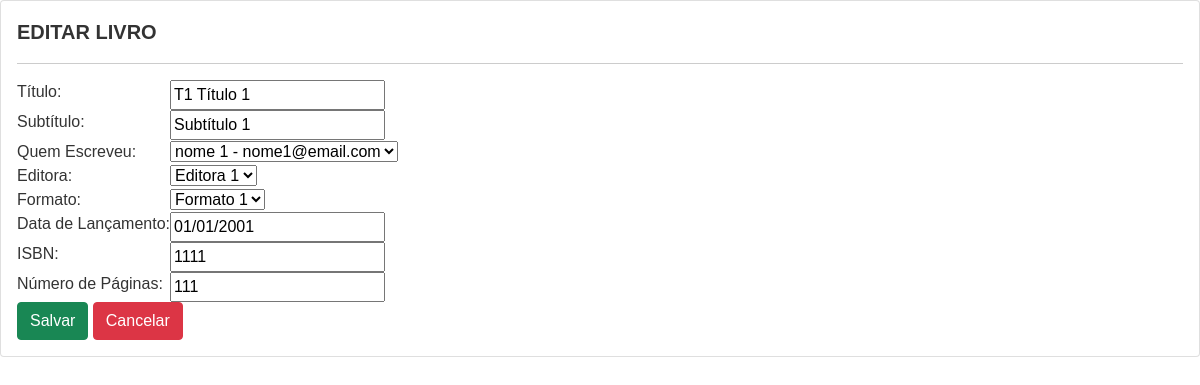
The page /livro/edit/1 on the database its author committed.
### portal6/models.py (models this page shows)
class Livro(models.Model):
    titulo = models.CharField('Título', max_length=255)
    subtitulo = models.CharField('Subtítulo', max_length=255, blank=True, null=True)
    autor = models.ForeignKey(Autor, on_delete=models.CASCADE, verbose_name='Quem Escreveu') #--> augustão nome do campo
    editora = models.ForeignKey(Editora, on_delete=models.CASCADE)
    formato = models.ForeignKey(Formato, on_delete=models.SET_NULL, null=True)
    data_lancamento = models.DateField('Data de Lançamento')
    isbn = models.CharField('ISBN', max_length=255)
    numero_paginas = models.PositiveIntegerField('Número de Páginas')

### portal6/views.py (the view)
# urls.py: path('livro/edit/<int:livro_pk>', views.livro_edit, name='livro_edit'),
def livro_edit(request, livro_pk):
    livro = Livro.objects.get(pk=livro_pk)
    form = LivroForm(request.POST or None, instance=livro)
    if request.POST:
        if form.is_valid():
            form.save()
            return redirect('livro')
    context = {
        'form': form
    }
    return render(request, 'livro_edit.html', context)

### portal6/forms.py
class LivroForm(forms.ModelForm):
    class Meta:
        model = Livro
        exclude = ()
    def __init__(self, *args, **kwargs):
        super().__init__(*args, **kwargs)
        self.fields['titulo'].widget.attrs.update({'autofocus': True})  # --> augustão autofocus

### portal6/models.py (called while the page is built)
    def __str__(self):
        return self.nome + ' - ' + self.email

    def __str__(self):
        return self.nome

    def __str__(self):
        return self.nome

### portal6/templates/portal6/livro_edit.html (shortened to what this page needs)
{% extends 'base.html' %}
{% block content %}
    <div class="card">
      <div class="card-body">
        <h4>EDITAR LIVRO</h4>
        <hr>
        <form method="post">
            <table>
              {{ form.as_table }}
            </table>
            <button type="submit" class="btn btn-success">Salvar</button>
            <a href="{% url 'livro' %}" class="btn btn-danger">Cancelar</a>
        </form>
      </div>
    </div>
{% endblock %}

### portal6/templates/base.html (style rules this page uses)
html, body { height: 100%; min-height: 100%; }
a,abbr,acronym,address,applet,article,aside,audio,b,big,blockquote,body,canvas,caption,center,cite,code,dd,del,details,dfn,div,dl,dt,embed,fieldset,figcaption,figure,footer,form,h2,h3,h4,h5,h6,header,hgroup,html,i,iframe,img,ins,kbd,label,legend,mark,menu,nav,object,output,p,pre,q,ruby,s,samp,section,small,span,strike,sub,summary,sup,tbody,tfoot,th,thead,time,tt,u,var,video { border: 0; font-size: 100%; font: inherit; margin: 0; padding: 0; vertical-align: baseline; }
body { line-height: 1.5; }
body { font-family: 'Verdana', sans-serif; color: rgba(0, 0, 0, 0.8); }
h1,h2,h3,h4,h5,h6,header { font-family: Verdana, sans-serif; }
a { color: #F80002; }
h4 { font-size: 20px; font-weight: bold; }
body { display: flex; flex-direction: column; background-color: white; width: 100%; }
table { align-content: center; border-collapse: collapse; border-spacing: 0; border: 0; font-size: 100%; font: inherit; height: auto; margin-bottom: 0px; margin: 0; padding: 10; vertical-align: middle; padding: 0; }
tr { align-content: center; border: 0; font-size: 100%; font: inherit; height: auto; margin: 0; padding: 10; vertical-align: middle; }
td { align-content: center; border: 0; font-size: 100%; font: inherit; height: auto; width: auto; margin: 0; padding: 0; vertical-align: middle; }
html { background-color: black; }

### rows shown on the page
Livro: titulo "T1 Título 1", subtitulo "Subtítulo 1", autor "nome 1 - nome1@email.com", editora "Editora 1", formato "Formato 1", data_lancamento "01/01/2001", isbn "1111", numero_paginas "111"
